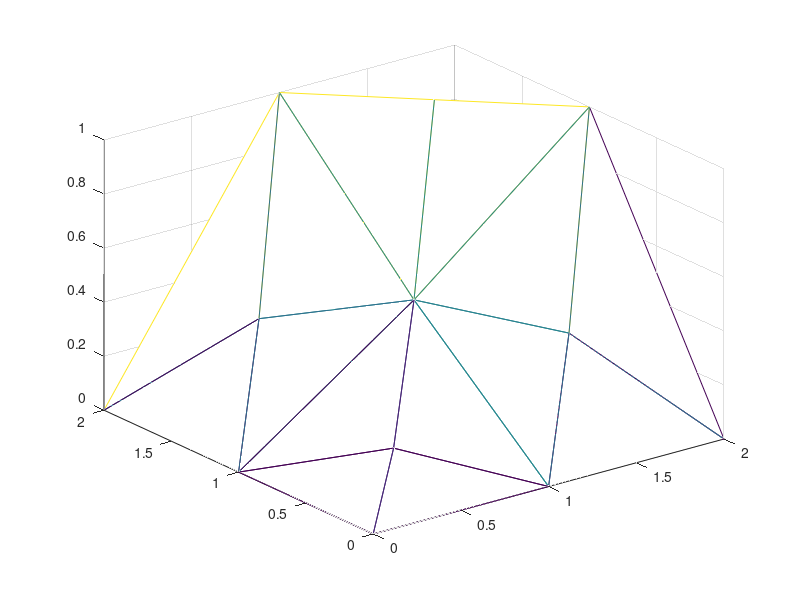

Write the MATLAB code that produced this figure.
% femlaplace.m
m = 12; n = 4; p = 14; % m: 총 노드, n: 내부 노드, p: 삼각형 소영역들의 수
V = [1/2 1/2; 1 1; 3/2 1/2; 1/2 3/2; 0 0; 1 0; 2 0; 2 1; 3/2 3/2; 1 2; 0 2; 0 1];
S = [1 5 12; 1 5 6; 1 2 6; 1 2 12; 3 2 6; 3 6 7; 3 7 8; 3 8 2; 2 8 9; 2 9 10;...
     4 11 12; 4 12 2; 4 2 10; 4 10 11];
for j = 1:m
    for k = 1:p
        for i = 1:3
            A2(i,1) = 1; A2(i,2) = V(S(k,i),1); A2(i,3) = V(S(k,i),2);
            if S(k,i) == j, b2(i,1) = 1; else, b2(i,1) = 0; end
        end
        x = A2\b2; A(j,k) = x(1); B(j,k) = x(2); C(j,k) = x(3);
    end
end
H = 0.25*ones(1,p); cf = [0 0 0 0 0 0 0 1 1 1 0 0]; % H:삼각형 면적, cf:계수벡터
for i = 1:n
    for j = 1:n, q(1:p) = B(i,1:p).*B(j,1:p) + C(i,1:p).*C(j,1:p); A3(i,j) = q*H';
    end
end
for i = 1:n
    for j = n+1:m
        k = j-n; q(1:p) = B(i,1:p).*B(j,1:p) + C(i,1:p).*C(j,1:p); G(i,k) = q*H';
    end
end

d(1:n) = -G*cf(n+1:m)'; cf(1:n) = A3\d';
Ua = A'*cf'; Ub = B'*cf'; Uc = C'*cf'; U = [Ua Ub Uc]
xg = V(:,1); yg = V(:,2); trimesh(S,xg,yg,cf)
